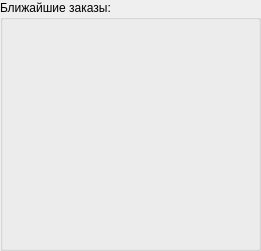
  <widget class="QGroupBox" name="groupBox">
   <property name="geometry">
    <rect>
     <x>10</x>
     <y>300</y>
     <width>261</width>
     <height>251</height>
    </rect>
   </property>
   <property name="title">
    <string>Ближайшие заказы:</string>
   </property>
   <widget class="QLabel" name="urgent_1">
    <property name="geometry">
     <rect>
      <x>0</x>
      <y>20</y>
      <width>263</width>
      <height>41</height>
     </rect>
    </property>
    <property name="text">
     <string/>
    </property>
   </widget>
   <widget class="QLabel" name="urgent_2">
    <property name="geometry">
     <rect>
      <x>0</x>
      <y>60</y>
      <width>263</width>
      <height>48</height>
     </rect>
    </property>
    <property name="text">
     <string/>
    </property>
   </widget>
   <widget class="QLabel" name="urgent_4">
    <property name="geometry">
     <rect>
      <x>0</x>
      <y>140</y>
      <width>263</width>
      <height>57</height>
     </rect>
    </property>
    <property name="text">
     <string/>
    </property>
   </widget>
   <widget class="QLabel" name="urgent_5">
    <property name="geometry">
     <rect>
      <x>0</x>
      <y>190</y>
      <width>263</width>
      <height>41</height>
     </rect>
    </property>
    <property name="text">
     <string/>
    </property>
   </widget>
   <widget class="QLabel" name="urgent_3">
    <property name="geometry">
     <rect>
      <x>0</x>
      <y>100</y>
      <width>263</width>
      <height>51</height>
     </rect>
    </property>
    <property name="text">
     <string/>
    </property>
   </widget>
  </widget>
